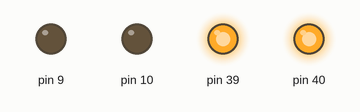
This sketch was run on a simulated Arduino Mega 2560, built with avr-gcc and run on an emulated ATmega2560. On the bench: output pins drawn as LEDs (lit = HIGH). What the sketch prints to the serial monitor is not drawn.

Above: at 0.1 s.
At 9.1 s:
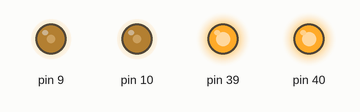
At 19.1 s:
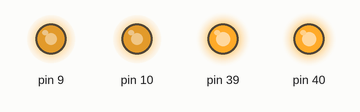
At 24.1 s:
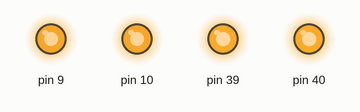
At 29.1 s:
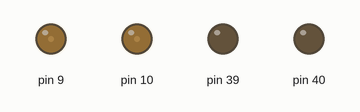
At 39.1 s:
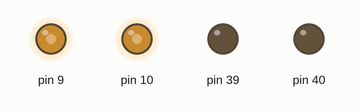
Timing chart, 0 to 40.0 s (numbered marks = the images above):
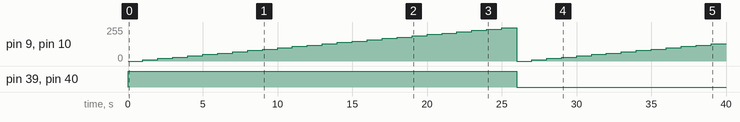

The sketch:

exo_controls_0.4.ino
```cpp
//Connect ground of Arduino and actuators

#include <Servo.h>

Servo testServo;

int dir;

void setup()
{
  Serial.begin(9600);

  pinMode(39, OUTPUT);
  pinMode(40, OUTPUT);

  dir = HIGH;

}


//analogRead ->  0-1024
//servo.write -> 0-180
//Zero ->        447 +- 2%

//analogWrite worked on pin 42 but only full speed each direction
//On Mega boards, pins 2-13 and 44-46 analogWrite(pin, <0-255>) will write a PWM signal that should work for us
//TODO look into the Servo library, I saw something that might be useful
void loop()
{
  //Direction: HIGH OR LOW
  digitalWrite(39, dir);
  digitalWrite(40, dir);

  for(int i = 0; i < 255; i += 10){
    //testServo.writeMicroseconds(i);
    analogWrite(9, i);
    analogWrite(10, i);
    Serial.print(i);
    Serial.print(" | ");
    delay(1000);
  }
    if(dir == LOW){
      dir = HIGH;
    } else {
      dir = LOW;
    }
}
```

Measured:
- by itself, pin 9, pin 10: 0/255 → 10/255 at 1.0 s, → 20/255 1.0 s later, → 30/255 1.0 s later, → 40/255 1.0 s later, … (39 changes in this stretch)
- by itself, pin 39, pin 40: LOW → HIGH at 0.00 s, → LOW 26.0 s later
